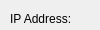
            <widget class="QWidget" name="page_tcp_connection_settings_3">
             <property name="geometry">
              <rect>
               <x>0</x>
               <y>0</y>
               <width>100</width>
               <height>30</height>
              </rect>
             </property>
             <attribute name="label">
              <string>Connection Settings</string>
             </attribute>
             <widget class="QLabel" name="lbl_socket_server_port">
              <property name="geometry">
               <rect>
                <x>180</x>
                <y>10</y>
                <width>131</width>
                <height>18</height>
               </rect>
              </property>
              <property name="font">
               <font>
                <family>Arial</family>
               </font>
              </property>
              <property name="text">
               <string>Port:</string>
              </property>
             </widget>
             <widget class="QLabel" name="lbl_socket_server_ipAdr">
              <property name="geometry">
               <rect>
                <x>10</x>
                <y>10</y>
                <width>131</width>
                <height>18</height>
               </rect>
              </property>
              <property name="font">
               <font>
                <family>Arial</family>
               </font>
              </property>
              <property name="text">
               <string>IP Address:</string>
              </property>
             </widget>
             <widget class="QSpinBox" name="nbr_socket_server_port">
              <property name="geometry">
               <rect>
                <x>180</x>
                <y>30</y>
                <width>131</width>
                <height>22</height>
               </rect>
              </property>
              <property name="font">
               <font>
                <family>Arial</family>
               </font>
              </property>
              <property name="styleSheet">
               <string notr="true"/>
              </property>
              <property name="maximum">
               <number>69000</number>
              </property>
              <property name="value">
               <number>0</number>
              </property>
             </widget>
             <widget class="QLineEdit" name="txt_socket_server_ipAdr">
              <property name="geometry">
               <rect>
                <x>10</x>
                <y>30</y>
                <width>131</width>
                <height>22</height>
               </rect>
              </property>
              <property name="font">
               <font>
                <family>Arial</family>
               </font>
              </property>
              <property name="styleSheet">
               <string notr="true"/>
              </property>
              <property name="inputMask">
               <string/>
              </property>
              <property name="alignment">
               <set>Qt::AlignCenter</set>
              </property>
             </widget>
             <widget class="QDoubleSpinBox" name="nbr_socket_server_broadcast_freq">
              <property name="geometry">
               <rect>
                <x>350</x>
                <y>30</y>
                <width>161</width>
                <height>22</height>
               </rect>
              </property>
              <property name="font">
               <font>
                <family>Arial</family>
               </font>
              </property>
              <property name="styleSheet">
               <string notr="true"/>
              </property>
              <property name="singleStep">
               <double>0.010000000000000</double>
              </property>
             </widget>
             <widget class="QLabel" name="lbl_socket_server_broadcast_freq">
              <property name="geometry">
               <rect>
                <x>350</x>
                <y>10</y>
                <width>161</width>
                <height>18</height>
               </rect>
              </property>
              <property name="font">
               <font>
                <family>Arial</family>
               </font>
              </property>
              <property name="text">
               <string>Broadcast Frequency [ms]:</string>
              </property>
             </widget>
             <widget class="QPushButton" name="btn_webserver_restart_3">
              <property name="geometry">
               <rect>
                <x>10</x>
                <y>180</y>
                <width>221</width>
                <height>31</height>
               </rect>
              </property>
              <property name="font">
               <font>
                <family>Arial</family>
                <pointsize>-1</pointsize>
                <weight>75</weight>
                <bold>true</bold>
               </font>
              </property>
              <property name="styleSheet">
               <string notr="true"/>
              </property>
              <property name="text">
               <string>Restart Socket TCP Server</string>
              </property>
              <property name="iconSize">
               <size>
                <width>16</width>
                <height>16</height>
               </size>
              </property>
             </widget>
             <widget class="QLabel" name="ico_tcp_ip_error_3">
              <property name="geometry">
               <rect>
                <x>150</x>
                <y>80</y>
                <width>20</width>
                <height>20</height>
               </rect>
              </property>
              <property name="font">
               <font>
                <family>Arial</family>
               </font>
              </property>
              <property name="toolTip">
               <string>Adapter in DataBase does not exist on this System, choose another one!</string>
              </property>
              <property name="toolTipDuration">
               <number>-1</number>
              </property>
              <property name="text">
               <string/>
              </property>
              <property name="scaledContents">
               <bool>true</bool>
              </property>
             </widget>
             <widget class="QLabel" name="ico_tcp_port_error_3">
              <property name="geometry">
               <rect>
                <x>320</x>
                <y>80</y>
                <width>20</width>
                <height>20</height>
               </rect>
              </property>
              <property name="font">
               <font>
                <family>Arial</family>
               </font>
              </property>
              <property name="toolTip">
               <string>Adapter in DataBase does not exist on this System, choose another one!</string>
              </property>
              <property name="toolTipDuration">
               <number>-1</number>
              </property>
              <property name="text">
               <string/>
              </property>
              <property name="scaledContents">
               <bool>true</bool>
              </property>
             </widget>
            </widget>
